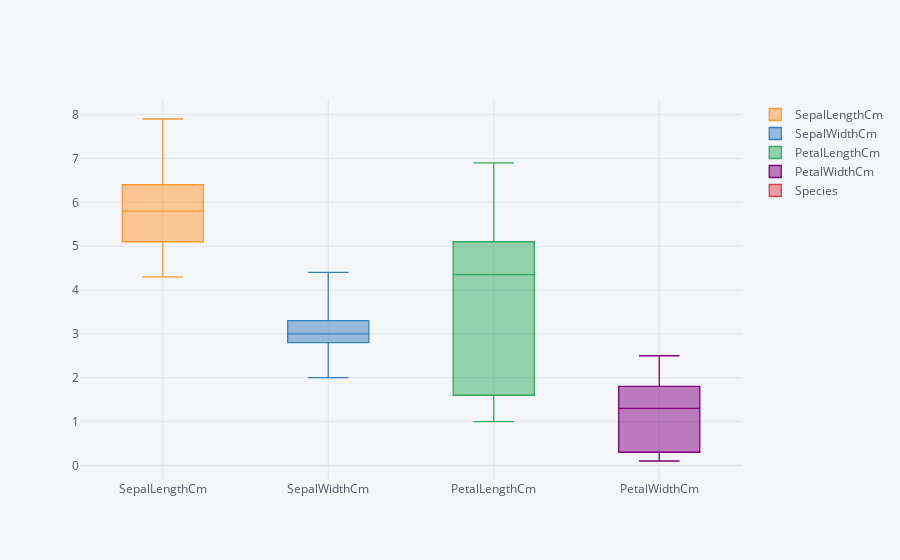

The notebook cell this image was saved under:
### Code cell
dff.iplot('box')

### Figure 1 — Plotly figure (JSON) as saved in the notebook; plotly's stock layout.template omitted (floating-point values rounded to 4 significant figures; data arrays with more than 128 entries replaced by an {"elided": "..."} marker saying what was removed)
{"data": [{"boxpoints": false, "line": {"width": 1.3}, "marker": {"color": "rgba(255, 153, 51, 1.0)"}, "name": "SepalLengthCm", "orientation": "v", "type": "box", "y": {"elided": "150 float values"}}, {"boxpoints": false, "line": {"width": 1.3}, "marker": {"color": "rgba(55, 128, 191, 1.0)"}, "name": "SepalWidthCm", "orientation": "v", "type": "box", "y": {"elided": "150 float values"}}, {"boxpoints": false, "line": {"width": 1.3}, "marker": {"color": "rgba(50, 171, 96, 1.0)"}, "name": "PetalLengthCm", "orientation": "v", "type": "box", "y": {"elided": "150 float values"}}, {"boxpoints": false, "line": {"width": 1.3}, "marker": {"color": "rgba(128, 0, 128, 1.0)"}, "name": "PetalWidthCm", "orientation": "v", "type": "box", "y": {"elided": "150 float values"}}, {"boxpoints": false, "line": {"width": 1.3}, "marker": {"color": "rgba(219, 64, 82, 1.0)"}, "name": "Species", "orientation": "v", "type": "box", "y": {"elided": "150 str values"}}], "layout": {"legend": {"bgcolor": "#F5F6F9", "font": {"color": "#4D5663"}}, "paper_bgcolor": "#F5F6F9", "plot_bgcolor": "#F5F6F9", "title": {"font": {"color": "#4D5663"}}, "xaxis": {"gridcolor": "#E1E5ED", "showgrid": true, "tickfont": {"color": "#4D5663"}, "title": {"font": {"color": "#4D5663"}, "text": ""}, "zerolinecolor": "#E1E5ED"}, "yaxis": {"gridcolor": "#E1E5ED", "showgrid": true, "tickfont": {"color": "#4D5663"}, "title": {"font": {"color": "#4D5663"}, "text": ""}, "zerolinecolor": "#E1E5ED"}}}
